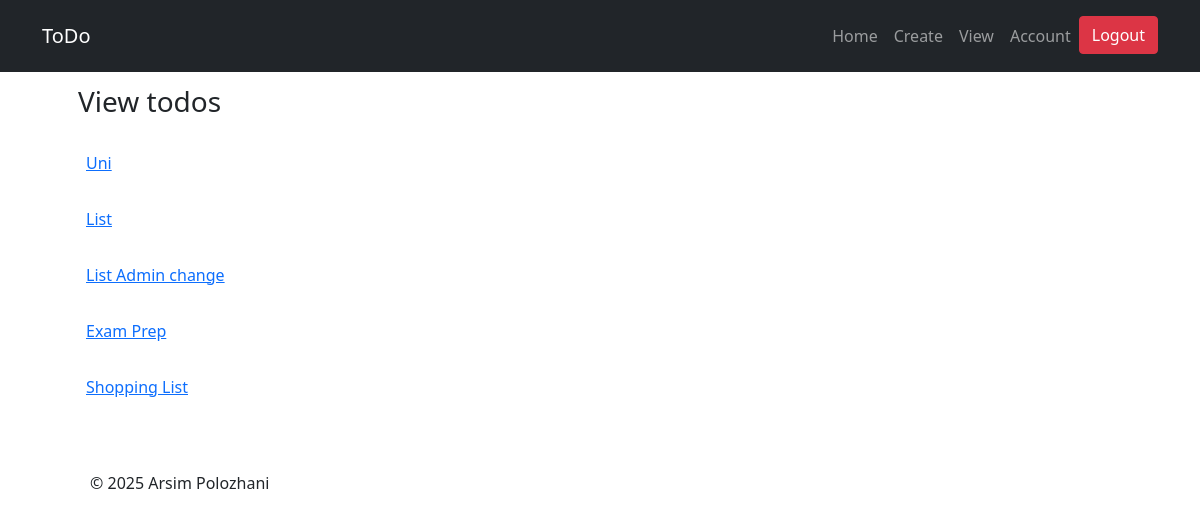
The page /view/ (signed in) on the database its author committed.
### main/models.py (models this page shows, shortened)
class ToDoList(models.Model):
    user = models.ForeignKey(User, on_delete=models.CASCADE, related_name="todolist", null=True)
    name = models.CharField (max_length=200)

### main/views.py (the view)
# urls.py: path("view/", views.view, name="view"),
def view (request):
    return render (request, "main/view.html", {})

### main/templates/main/view.html (shortened to what this page needs)
{% extends "main/base.html" %}
{% block content %}
<h3 class="mb-4">View todos</h3>
    <div class="row">
        <div class="col-md">
            {% for list in user.todolist.all %}
                <p id="todos-list" class="px-2 py-2"><a href="/{{list.id}}">{{ list.name }}</a></p>
            {% endfor %}
        </div>
        <div class="col-md">
        </div>
    </div>
{% endblock %}

### main/templates/main/base.html (style rules this page uses)
body::before { display: block; content: ''; height: 60px; }

### rows shown on the page
ToDoList: name "Uni"
ToDoList: name "List"
ToDoList: name "List Admin change"
ToDoList: name "Exam Prep"
ToDoList: name "Shopping List"
